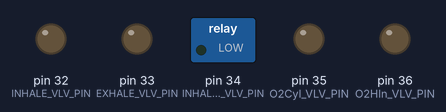
A sketch run on a simulated Arduino Mega 2560, built with avr-gcc and run on an emulated ATmega2560. Shown: switched loads named in the sketch (green lamp = pin HIGH), output pins drawn as LEDs (lit = HIGH).

Above: at 2.0 s.
At 5.0 s:
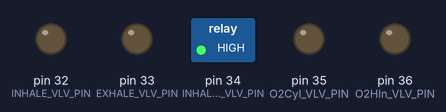
At 7.0 s:
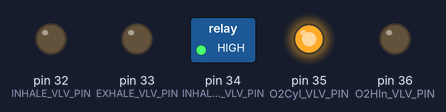
At 9.0 s:
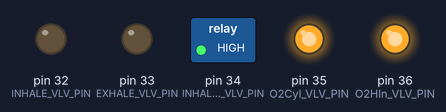
At 11.2 s:
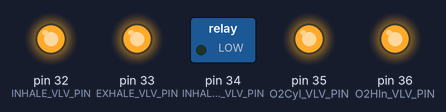
At 13.0 s:
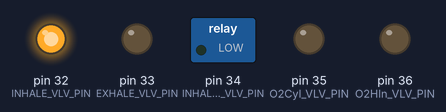
Timing chart, 0 to 15.6 s (numbered marks = the images above):
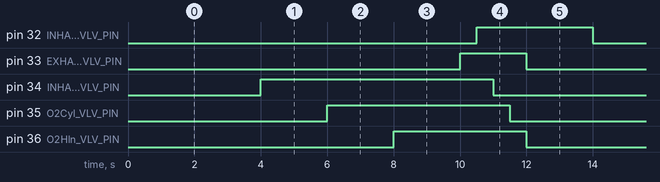

The sketch:

solenoid.ino
```cpp
#include "BoardDefines.h"


#define INHALE_RELEASE_VLV_PIN 34 /*!< Ouput for inhale high pressure release line solenoid On/Off *///Connector for j6
#define INHALE_VLV_PIN 32         /*!<A10 Ouput for Inhale line solenoid On/Off */ //Connector for j3
#define EXHALE_VLV_PIN 33         /*!< A11 Ouput for Exhale line solenoid On/Off *///Connector for j4
#define O2Cyl_VLV_PIN  35         /*!< Ouput for Cylinder Oxygen line solenoid On/Off *///Connector for j8
#define O2Hln_VLV_PIN 36          /*!< Ouput for Hospital Oxygen line solenoid On/Off *///Connector for j9

/*!< Normally Opened Valves */
#define EXHALE_VLV_OPEN()  digitalWrite(EXHALE_VLV_PIN, LOW)    /*!< Exhale line solenoid valve Open */
#define EXHALE_VLV_CLOSE() digitalWrite(EXHALE_VLV_PIN, HIGH)   /*!< Exhale line solenoid valve Close */
#define INHALE_VLV_OPEN()  digitalWrite(INHALE_VLV_PIN, LOW)    /*!< Inhale line solenoid valve Open */
#define INHALE_VLV_CLOSE() digitalWrite(INHALE_VLV_PIN, HIGH)   /*!< Inhale line solenoid valve Close */

/*!< Normally Closed Valves */
#define INHALE_RELEASE_VLV_OPEN()  digitalWrite(INHALE_RELEASE_VLV_PIN, HIGH)       /*!< Inhale line high pressure release solenoid valve Open */
#define INHALE_RELEASE_VLV_CLOSE() digitalWrite(INHALE_RELEASE_VLV_PIN, LOW)        /*!< Inhale line high pressure release solenoid valve Close */
#define O2Cyl_VLV_OPEN()  digitalWrite(O2Cyl_VLV_PIN, HIGH)                         /*!< Cylinder Oxygen line solenoid valve Open */
#define O2Cyl_VLV_CLOSE() digitalWrite(O2Cyl_VLV_PIN, LOW)                          /*!< Cylinder Oxygen line solenoid valve Close */
#define O2Hln_VLV_OPEN()  digitalWrite(O2Hln_VLV_PIN, HIGH)                         /*!< Hospital Oxygen line solenoid valve Open */
#define O2Hln_VLV_CLOSE() digitalWrite(O2Hln_VLV_PIN, LOW)                          /*!< Hospital Oxygen line solenoid valve Close */

#define SOLENOID_VALVES_ALL_TIME_TESTING 1
#define SOLENOID_VALVE_EXHALE_TIME_TESTING 1
#define SOLENOID_VALVE_INHALE_TIME_TESTING 1
#define SOLENOID_VALVE_O2Cyl_TIME_TESTING 1
#define SOLENOID_VALVE_O2Hln_TIME_TESTING 1
#define SOLENOID_VALVE_INHALE_RELEASE_TIME_TESTING 1
void setup() {
  // put your setup code here, to run once:
    //Valves
  pinMode(EXHALE_VLV_PIN, OUTPUT);
  pinMode(INHALE_VLV_PIN, OUTPUT);
  pinMode(O2Cyl_VLV_PIN, OUTPUT);
  pinMode(O2Hln_VLV_PIN, OUTPUT);
  pinMode(INHALE_RELEASE_VLV_PIN, OUTPUT);
  //Valves Pin Initialize
  digitalWrite(EXHALE_VLV_PIN, LOW);
  digitalWrite(INHALE_VLV_PIN, LOW);
  digitalWrite(O2Cyl_VLV_PIN, LOW);
  digitalWrite(O2Hln_VLV_PIN, LOW);
  digitalWrite(INHALE_RELEASE_VLV_PIN, LOW);

}

void loop() {
  // put your main code here, to run repeatedly:
  openValves();
  closeValves();
}
void openValves(){

  #if SOLENOID_VALVES_ALL_TIME_TESTING
  unsigned long dstarttime = millis();
#endif
EXHALE_VLV_OPEN();
delay(2000);
INHALE_VLV_OPEN();
delay(2000);
INHALE_RELEASE_VLV_OPEN();
delay(2000);
O2Cyl_VLV_OPEN();
delay(2000);
O2Hln_VLV_OPEN();
delay(2000);
#if ROW0_PROCESSING_TIME_TESTING
 DebugPort.print("Total Time taken by all Valves to open:");
  DebugPort.println((millis()-dstarttime-5000));
#endif

}
void closeValves(){
EXHALE_VLV_CLOSE();
delay(500);
INHALE_VLV_CLOSE();
delay(500);
INHALE_RELEASE_VLV_CLOSE();
delay(500);
O2Cyl_VLV_CLOSE();
delay(500);
O2Hln_VLV_CLOSE();
}
```

BoardDefines.h
```cpp
#ifndef __BOARD_INCLUDES_H__
#define __BOARD_INCLUDES_H__


#define VERSION_2_0 0

#define VERSION_2_1 1

#define VERSION_2_2 2


/// Define the Board Here
#define BOARD_VERSION VERSION_2_1

#if BOARD_VERSION == VERSION_2_2

#pragma message("Board Version 2.2")

#define DebugPort Serial2

#else

#pragma message("Board Version 2.1/2.0")

#define DebugPort Serial

#endif


#define ENABLE_BUZZER 0
//#define DEBUG_RECEIVED_DATA 1
#define PRINT_PROCESSING_TIME 0

#define ENABLE_O2_SUPPLY 0


#endif //  __BOARD_INCLUDES_H__
```

Measured:
- by itself, pin 32 (INHALE_VLV_PIN): alternates HIGH for 3.5 s and LOW for 8.5 s
- by itself, pin 33 (EXHALE_VLV_PIN): alternates HIGH for 2.0 s and LOW for 10.0 s
- by itself, pin 34 (INHALE_RELEASE_VLV_PIN): alternates HIGH for 7.0 s and LOW for 5.0 s
- by itself, pin 35 (O2Cyl_VLV_PIN): alternates HIGH for 5.5 s and LOW for 6.5 s
- by itself, pin 36 (O2Hln_VLV_PIN): alternates HIGH for 4.0 s and LOW for 8.0 s
